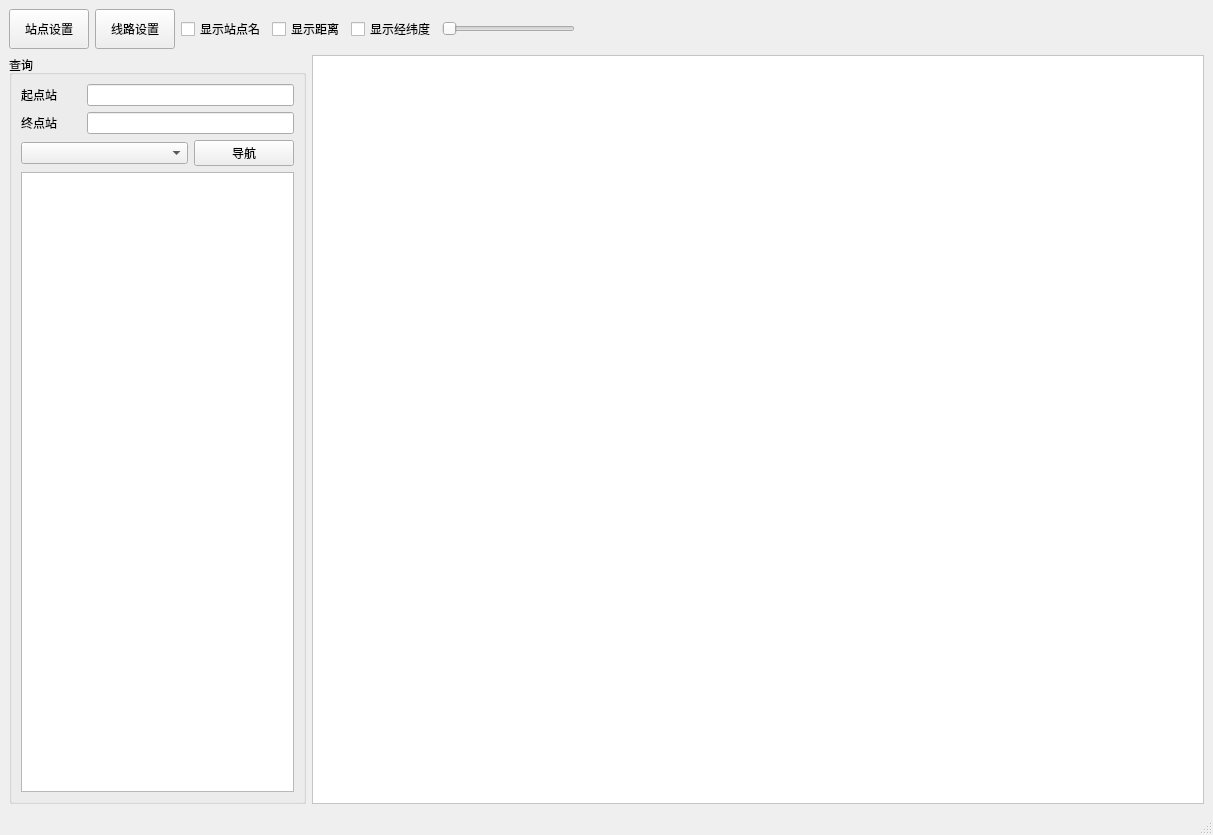
<?xml version="1.0" encoding="UTF-8"?>
<ui version="4.0">
 <class>SubwayWindow</class>
 <widget class="QMainWindow" name="SubwayWindow">
  <property name="geometry">
   <rect>
    <x>0</x>
    <y>0</y>
    <width>1213</width>
    <height>835</height>
   </rect>
  </property>
  <property name="windowTitle">
   <string>地铁售票与乘车引导系统</string>
  </property>
  <widget class="QWidget" name="centralwidget">
   <layout class="QGridLayout" name="gridLayout_3">
    <item row="0" column="0">
     <widget class="QPushButton" name="pushButtonStation">
      <property name="minimumSize">
       <size>
        <width>80</width>
        <height>40</height>
       </size>
      </property>
      <property name="maximumSize">
       <size>
        <width>16777215</width>
        <height>16777215</height>
       </size>
      </property>
      <property name="text">
       <string>站点设置</string>
      </property>
     </widget>
    </item>
    <item row="0" column="1">
     <widget class="QPushButton" name="pushButtonRoute">
      <property name="minimumSize">
       <size>
        <width>80</width>
        <height>40</height>
       </size>
      </property>
      <property name="maximumSize">
       <size>
        <width>16777215</width>
        <height>16777215</height>
       </size>
      </property>
      <property name="text">
       <string>线路设置</string>
      </property>
     </widget>
    </item>
    <item row="0" column="2">
     <widget class="QCheckBox" name="checkBoxName">
      <property name="text">
       <string>显示站点名</string>
      </property>
     </widget>
    </item>
    <item row="0" column="3" colspan="2">
     <widget class="QCheckBox" name="checkBoxDistance">
      <property name="text">
       <string>显示距离</string>
      </property>
     </widget>
    </item>
    <item row="0" column="5">
     <widget class="QCheckBox" name="checkBoxCoordinates">
      <property name="text">
       <string>显示经纬度</string>
      </property>
     </widget>
    </item>
    <item row="0" column="6">
     <widget class="QSlider" name="horizontalSliderZoom">
      <property name="minimumSize">
       <size>
        <width>0</width>
        <height>0</height>
       </size>
      </property>
      <property name="orientation">
       <enum>Qt::Horizontal</enum>
      </property>
     </widget>
    </item>
    <item row="0" column="7">
     <spacer name="horizontalSpacer">
      <property name="orientation">
       <enum>Qt::Horizontal</enum>
      </property>
      <property name="sizeHint" stdset="0">
       <size>
        <width>623</width>
        <height>20</height>
       </size>
      </property>
     </spacer>
    </item>
    <item row="1" column="0" colspan="4">
     <widget class="QGroupBox" name="groupBox">
      <property name="maximumSize">
       <size>
        <width>300</width>
        <height>16777215</height>
       </size>
      </property>
      <property name="title">
       <string>查询</string>
      </property>
      <layout class="QGridLayout" name="gridLayout">
       <item row="0" column="0">
        <widget class="QLabel" name="label">
         <property name="maximumSize">
          <size>
           <width>60</width>
           <height>16777215</height>
          </size>
         </property>
         <property name="text">
          <string>起点站</string>
         </property>
        </widget>
       </item>
       <item row="0" column="1" colspan="2">
        <widget class="QLineEdit" name="lineEditStart"/>
       </item>
       <item row="1" column="1" colspan="2">
        <widget class="QLineEdit" name="lineEditEnd"/>
       </item>
       <item row="3" column="0" colspan="2">
        <widget class="QComboBox" name="comboBoxCategory"/>
       </item>
       <item row="3" column="2">
        <widget class="QPushButton" name="pushButtonNavigation">
         <property name="text">
          <string>导航</string>
         </property>
        </widget>
       </item>
       <item row="4" column="0" colspan="3">
        <widget class="QListWidget" name="listWidgetOutput"/>
       </item>
       <item row="1" column="0">
        <widget class="QLabel" name="label_2">
         <property name="text">
          <string>终点站</string>
         </property>
        </widget>
       </item>
      </layout>
     </widget>
    </item>
    <item row="1" column="4" colspan="4">
     <widget class="QScrollArea" name="scrollArea">
      <property name="styleSheet">
       <string notr="true">background-color: #FFFFFF;</string>
      </property>
      <property name="widgetResizable">
       <bool>false</bool>
      </property>
      <widget class="QWidget" name="scrollAreaWidgetContents">
       <property name="geometry">
        <rect>
         <x>0</x>
         <y>0</y>
         <width>0</width>
         <height>0</height>
        </rect>
       </property>
       <property name="styleSheet">
        <string notr="true">background-color: #FFFFFF;</string>
       </property>
       <layout class="QGridLayout" name="gridLayout_2">
        <item row="0" column="0">
         <widget class="QLabel" name="labelCanvas">
          <property name="minimumSize">
           <size>
            <width>0</width>
            <height>0</height>
           </size>
          </property>
          <property name="font">
           <font>
            <weight>50</weight>
            <bold>false</bold>
           </font>
          </property>
          <property name="styleSheet">
           <string notr="true">background-color: #FFFFFF;</string>
          </property>
          <property name="text">
           <string/>
          </property>
         </widget>
        </item>
       </layout>
      </widget>
     </widget>
    </item>
   </layout>
  </widget>
  <widget class="QMenuBar" name="menubar">
   <property name="geometry">
    <rect>
     <x>0</x>
     <y>0</y>
     <width>1213</width>
     <height>23</height>
    </rect>
   </property>
  </widget>
  <widget class="QStatusBar" name="statusbar"/>
 </widget>
 <tabstops>
  <tabstop>pushButtonStation</tabstop>
  <tabstop>pushButtonRoute</tabstop>
  <tabstop>checkBoxName</tabstop>
  <tabstop>checkBoxDistance</tabstop>
  <tabstop>checkBoxCoordinates</tabstop>
  <tabstop>horizontalSliderZoom</tabstop>
  <tabstop>lineEditStart</tabstop>
  <tabstop>lineEditEnd</tabstop>
  <tabstop>comboBoxCategory</tabstop>
  <tabstop>pushButtonNavigation</tabstop>
  <tabstop>listWidgetOutput</tabstop>
  <tabstop>scrollArea</tabstop>
 </tabstops>
 <resources/>
 <connections/>
</ui>
